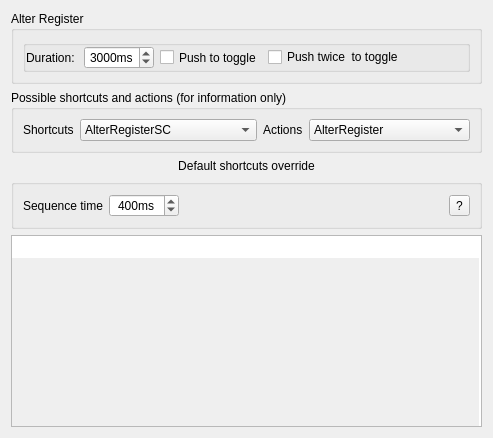
     <widget class="QWidget" name="_ShortcutTab">
      <attribute name="title">
       <string>Shortcuts</string>
      </attribute>
      <layout class="QVBoxLayout" name="verticalLayout_3">
       <item>
        <widget class="QGroupBox" name="GB_3_metaShortcut">
         <property name="sizePolicy">
          <sizepolicy hsizetype="Minimum" vsizetype="Fixed">
           <horstretch>0</horstretch>
           <verstretch>0</verstretch>
          </sizepolicy>
         </property>
         <property name="title">
          <string>Alter Register</string>
         </property>
         <layout class="QGridLayout" name="gridLayout_38">
          <item row="0" column="0">
           <widget class="QGroupBox" name="GB_2_metaDuration">
            <property name="sizePolicy">
             <sizepolicy hsizetype="Minimum" vsizetype="Minimum">
              <horstretch>0</horstretch>
              <verstretch>0</verstretch>
             </sizepolicy>
            </property>
            <property name="toolTip">
             <string>&lt;html&gt;&lt;head/&gt;&lt;body&gt;&lt;p&gt;Double push AlterRegisterSC to toggle on/off  the Register.&lt;/p&gt;&lt;p&gt;add shortcut sequence:&lt;/p&gt;&lt;p&gt;&lt;span style=&quot; font-weight:700;&quot;&gt;AlterRegisterSC,AlterRegisterSC:ma=ToggleRegister,ra=ToggleRegister&lt;/span&gt;&lt;/p&gt;&lt;/body&gt;&lt;/html&gt;</string>
            </property>
            <property name="title">
             <string/>
            </property>
            <property name="flat">
             <bool>true</bool>
            </property>
            <layout class="QGridLayout" name="gridLayout_31">
             <property name="leftMargin">
              <number>0</number>
             </property>
             <property name="topMargin">
              <number>0</number>
             </property>
             <property name="bottomMargin">
              <number>0</number>
             </property>
             <property name="horizontalSpacing">
              <number>6</number>
             </property>
             <property name="verticalSpacing">
              <number>0</number>
             </property>
             <item row="0" column="4">
              <spacer name="horizontalSpacer_22">
               <property name="orientation">
                <enum>Qt::Orientation::Horizontal</enum>
               </property>
               <property name="sizeHint" stdset="0">
                <size>
                 <width>40</width>
                 <height>20</height>
                </size>
               </property>
              </spacer>
             </item>
             <item row="0" column="0">
              <widget class="QLabel" name="label_61">
               <property name="text">
                <string>Duration: </string>
               </property>
              </widget>
             </item>
             <item row="0" column="3">
              <widget class="QCheckBox" name="kcfg_altRegisterIsPushedTwice">
               <property name="sizePolicy">
                <sizepolicy hsizetype="Preferred" vsizetype="Fixed">
                 <horstretch>0</horstretch>
                 <verstretch>0</verstretch>
                </sizepolicy>
               </property>
               <property name="maximumSize">
                <size>
                 <width>16777215</width>
                 <height>20</height>
                </size>
               </property>
               <property name="sizeIncrement">
                <size>
                 <width>0</width>
                 <height>0</height>
                </size>
               </property>
               <property name="toolTip">
                <string>&lt;html&gt;&lt;head/&gt;&lt;body&gt;&lt;p&gt;Push twice AlterRegisterSC shortcut to toggle Register Mode&lt;/p&gt;&lt;/body&gt;&lt;/html&gt;</string>
               </property>
               <property name="text">
                <string>Push twice  to toggle</string>
               </property>
              </widget>
             </item>
             <item row="0" column="1">
              <widget class="QSpinBox" name="kcfg_altRegisterTimeout">
               <property name="focusPolicy">
                <enum>Qt::FocusPolicy::StrongFocus</enum>
               </property>
               <property name="toolTip">
                <string>&lt;html&gt;&lt;head/&gt;&lt;body&gt;&lt;p&gt;After this time the register state will return to its original state. Any shortcut will refresh this timer.&lt;/p&gt;&lt;/body&gt;&lt;/html&gt;</string>
               </property>
               <property name="alignment">
                <set>Qt::AlignmentFlag::AlignCenter</set>
               </property>
               <property name="suffix">
                <string>ms</string>
               </property>
               <property name="minimum">
                <number>100</number>
               </property>
               <property name="maximum">
                <number>9999</number>
               </property>
               <property name="value">
                <number>3000</number>
               </property>
              </widget>
             </item>
             <item row="0" column="2">
              <widget class="QCheckBox" name="kcfg_altRegisterIsToggle">
               <property name="sizePolicy">
                <sizepolicy hsizetype="Preferred" vsizetype="Preferred">
                 <horstretch>0</horstretch>
                 <verstretch>0</verstretch>
                </sizepolicy>
               </property>
               <property name="toolTip">
                <string>&lt;html&gt;&lt;head/&gt;&lt;body&gt;&lt;p&gt;Alter Register shortcut will toggle register. Switch on/off without timeout.&lt;/p&gt;&lt;/body&gt;&lt;/html&gt;</string>
               </property>
               <property name="text">
                <string>Push to toggle</string>
               </property>
              </widget>
             </item>
            </layout>
           </widget>
          </item>
         </layout>
        </widget>
       </item>
       <item>
        <widget class="QGroupBox" name="groupBox_30">
         <property name="sizePolicy">
          <sizepolicy hsizetype="Preferred" vsizetype="Fixed">
           <horstretch>0</horstretch>
           <verstretch>0</verstretch>
          </sizepolicy>
         </property>
         <property name="title">
          <string>Possible shortcuts and actions (for information only)</string>
         </property>
         <property name="flat">
          <bool>true</bool>
         </property>
         <layout class="QGridLayout" name="gridLayout_39">
          <item row="0" column="4">
           <widget class="QComboBox" name="possibleActions">
            <item>
             <property name="text">
              <string>AlterRegister</string>
             </property>
            </item>
            <item>
             <property name="text">
              <string>Decrease</string>
             </property>
            </item>
            <item>
             <property name="text">
              <string>DWMLeft</string>
             </property>
            </item>
            <item>
             <property name="text">
              <string>DWMRight</string>
             </property>
            </item>
            <item>
             <property name="text">
              <string>FocusDown</string>
             </property>
            </item>
            <item>
             <property name="text">
              <string>FocusLeft</string>
             </property>
            </item>
            <item>
             <property name="text">
              <string>FocusNext</string>
             </property>
            </item>
            <item>
             <property name="text">
              <string>FocusPrev</string>
             </property>
            </item>
            <item>
             <property name="text">
              <string>FocusRight</string>
             </property>
            </item>
            <item>
             <property name="text">
              <string>FocusUp</string>
             </property>
            </item>
            <item>
             <property name="text">
              <string>GrowHeight</string>
             </property>
            </item>
            <item>
             <property name="text">
              <string>GrowWidth</string>
             </property>
            </item>
            <item>
             <property name="text">
              <string>Increase</string>
             </property>
            </item>
            <item>
             <property name="text">
              <string>LayoutChooser</string>
             </property>
            </item>
            <item>
             <property name="text">
              <string>LowerSurfaceCapacity</string>
             </property>
            </item>
            <item>
             <property name="text">
              <string>NextLayout</string>
             </property>
            </item>
            <item>
             <property name="text">
              <string>PreviousLayout</string>
             </property>
            </item>
            <item>
             <property name="text">
              <string>RaiseSurfaceCapacity</string>
             </property>
            </item>
            <item>
             <property name="text">
              <string>ResetSurfaceCapacity</string>
             </property>
            </item>
            <item>
             <property name="text">
              <string>Rotate</string>
             </property>
            </item>
            <item>
             <property name="text">
              <string>RotatePart</string>
             </property>
            </item>
            <item>
             <property name="text">
              <string>SetBinaryTreeLayout</string>
             </property>
            </item>
            <item>
             <property name="text">
              <string>SetCascadeLayout</string>
             </property>
            </item>
            <item>
             <property name="text">
              <string>SetColumnsLayout</string>
             </property>
            </item>
            <item>
             <property name="text">
              <string>SetFloatingLayout</string>
             </property>
            </item>
            <item>
             <property name="text">
              <string>SetMaster</string>
             </property>
            </item>
            <item>
             <property name="text">
              <string>SetMonocleLayout</string>
             </property>
            </item>
            <item>
             <property name="text">
              <string>SetQuarterLayout</string>
             </property>
            </item>
            <item>
             <property name="text">
              <string>SetSpiralLayout</string>
             </property>
            </item>
            <item>
             <property name="text">
              <string>SetSpreadLayout</string>
             </property>
            </item>
            <item>
             <property name="text">
              <string>SetStackedLayout</string>
             </property>
            </item>
            <item>
             <property name="text">
              <string>SetStairLayout</string>
             </property>
            </item>
            <item>
             <property name="text">
              <string>SetThreeColumnLayout</string>
             </property>
            </item>
            <item>
             <property name="text">
              <string>SetTileLayout</string>
             </property>
            </item>
            <item>
             <property name="text">
              <string>ShowCurrentCapacity</string>
             </property>
            </item>
            <item>
             <property name="text">
              <string>MoveDown</string>
             </property>
            </item>
            <item>
             <property name="text">
              <string>MoveLeft</string>
             </property>
            </item>
            <item>
             <property name="text">
              <string>MoveRight</string>
             </property>
            </item>
            <item>
             <property name="text">
              <string>MoveUp</string>
             </property>
            </item>
            <item>
             <property name="text">
              <string>ShrinkHeight</string>
             </property>
            </item>
            <item>
             <property name="text">
              <string>ShrinkWidth</string>
             </property>
            </item>
            <item>
             <property name="text">
              <string>SwapDown</string>
             </property>
            </item>
            <item>
             <property name="text">
              <string>SwapUp</string>
             </property>
            </item>
            <item>
             <property name="text">
              <string>ToggleDock</string>
             </property>
            </item>
            <item>
             <property name="text">
              <string>ToggleFloat</string>
             </property>
            </item>
            <item>
             <property name="text">
              <string>ToggleFloatAll</string>
             </property>
            </item>
            <item>
             <property name="text">
              <string>ToggleRegister</string>
             </property>
            </item>
           </widget>
          </item>
          <item row="0" column="1">
           <widget class="QLabel" name="label_78">
            <property name="sizePolicy">
             <sizepolicy hsizetype="Fixed" vsizetype="Minimum">
              <horstretch>0</horstretch>
              <verstretch>0</verstretch>
             </sizepolicy>
            </property>
            <property name="text">
             <string>Shortcuts</string>
            </property>
           </widget>
          </item>
          <item row="0" column="2">
           <widget class="QComboBox" name="possibleShortcuts">
            <item>
             <property name="text">
              <string>AlterRegisterSC</string>
             </property>
            </item>
            <item>
             <property name="text">
              <string>DecreaseSC</string>
             </property>
            </item>
            <item>
             <property name="text">
              <string>FocusDownSC</string>
             </property>
            </item>
            <item>
             <property name="text">
              <string>FocusLeftSC</string>
             </property>
            </item>
            <item>
             <property name="text">
              <string>FocusNextSC</string>
             </property>
            </item>
            <item>
             <property name="text">
              <string>FocusPrevSC</string>
             </property>
            </item>
            <item>
             <property name="text">
              <string>FocusRightSC</string>
             </property>
            </item>
            <item>
             <property name="text">
              <string>FocusUpSC</string>
             </property>
            </item>
            <item>
             <property name="text">
              <string>GrowHeightSC</string>
             </property>
            </item>
            <item>
             <property name="text">
              <string>GrowWidthSC</string>
             </property>
            </item>
            <item>
             <property name="text">
              <string>IncreaseSC</string>
             </property>
            </item>
            <item>
             <property name="text">
              <string>LayoutChooserSC</string>
             </property>
            </item>
            <item>
             <property name="text">
              <string>LowerSurfaceCapacitySC</string>
             </property>
            </item>
            <item>
             <property name="text">
              <string>NextLayoutSC</string>
             </property>
            </item>
            <item>
             <property name="text">
              <string>PreviousLayoutSC</string>
             </property>
            </item>
            <item>
             <property name="text">
              <string>RaiseSurfaceCapacitySC</string>
             </property>
            </item>
            <item>
             <property name="text">
              <string>RotateSC</string>
             </property>
            </item>
            <item>
             <property name="text">
              <string>RotatePartSC</string>
             </property>
            </item>
            <item>
             <property name="text">
              <string>SetBinaryTreeLayoutSC</string>
             </property>
            </item>
            <item>
             <property name="text">
              <string>SetCascadeLayoutSC</string>
             </property>
            </item>
            <item>
             <property name="text">
              <string>SetColumnsLayoutSC</string>
             </property>
            </item>
            <item>
             <property name="text">
              <string>SetFloatingLayoutSC</string>
             </property>
            </item>
            <item>
             <property name="text">
              <string>SetMasterSC</string>
             </property>
            </item>
            <item>
             <property name="text">
              <string>SetMonocleLayoutSC</string>
             </property>
            </item>
            <item>
             <property name="text">
              <string>SetQuarterLayoutSC</string>
             </property>
            </item>
            <item>
             <property name="text">
              <string>SetSpiralLayoutSC</string>
             </property>
            </item>
            <item>
             <property name="text">
              <string>SetSpreadLayoutSC</string>
             </property>
            </item>
            <item>
             <property name="text">
              <string>SetStackedLayoutSC</string>
             </property>
            </item>
            <item>
             <property name="text">
              <string>SetStairLayoutSC</string>
             </property>
            </item>
            <item>
             <property name="text">
              <string>SetThreeColumnLayoutSC</string>
             </property>
            </item>
            <item>
             <property name="text">
              <string>SetTileLayoutSC</string>
             </property>
            </item>
            <item>
             <property name="text">
              <string>MoveDownSC</string>
             </property>
            </item>
            <item>
             <property name="text">
              <string>MoveLeftSC</string>
             </property>
            </item>
            <item>
             <property name="text">
              <string>MoveRightSC</string>
             </property>
            </item>
            <item>
             <property name="text">
              <string>MoveUpSC</string>
             </property>
            </item>
            <item>
             <property name="text">
              <string>ShrinkHeightSC</string>
             </property>
            </item>
            <item>
             <property name="text">
              <string>ShrinkWidthSC</string>
             </property>
            </item>
            <item>
             <property name="text">
              <string>ToggleDockSC</string>
             </property>
            </item>
            <item>
             <property name="text">
              <string>ToggleFloatSC</string>
             </property>
            </item>
            <item>
             <property name="text">
              <string>ToggleFloatAllSC</string>
             </property>
            </item>
           </widget>
          </item>
          <item row="0" column="3">
           <widget class="QLabel" name="label_79">
            <property name="sizePolicy">
             <sizepolicy hsizetype="Fixed" vsizetype="Preferred">
              <horstretch>0</horstretch>
              <verstretch>0</verstretch>
             </sizepolicy>
            </property>
            <property name="text">
             <string>Actions</string>
            </property>
           </widget>
          </item>
         </layout>
        </widget>
       </item>
       <item>
        <widget class="QLabel" name="label_77">
         <property name="sizePolicy">
          <sizepolicy hsizetype="Minimum" vsizetype="Fixed">
           <horstretch>0</horstretch>
           <verstretch>0</verstretch>
          </sizepolicy>
         </property>
         <property name="text">
          <string>Default shortcuts override</string>
         </property>
         <property name="alignment">
          <set>Qt::AlignmentFlag::AlignCenter</set>
         </property>
        </widget>
       </item>
       <item>
        <widget class="QGroupBox" name="groupBox_33">
         <property name="sizePolicy">
          <sizepolicy hsizetype="Preferred" vsizetype="Fixed">
           <horstretch>0</horstretch>
           <verstretch>0</verstretch>
          </sizepolicy>
         </property>
         <property name="title">
          <string/>
         </property>
         <property name="flat">
          <bool>true</bool>
         </property>
         <layout class="QGridLayout" name="gridLayout_40">
          <item row="1" column="1">
           <widget class="QSpinBox" name="kcfg_shortcutSequenceTime">
            <property name="focusPolicy">
             <enum>Qt::FocusPolicy::StrongFocus</enum>
            </property>
            <property name="toolTip">
             <string>&lt;html&gt;&lt;head/&gt;&lt;body&gt;&lt;p&gt;Max waiting time the sequence of shortcuts. By default no sequences configured, but you can configure them by yourself below text field.&lt;/p&gt;&lt;/body&gt;&lt;/html&gt;</string>
            </property>
            <property name="alignment">
             <set>Qt::AlignmentFlag::AlignCenter</set>
            </property>
            <property name="suffix">
             <string>ms</string>
            </property>
            <property name="minimum">
             <number>100</number>
            </property>
            <property name="maximum">
             <number>9999</number>
            </property>
            <property name="value">
             <number>400</number>
            </property>
           </widget>
          </item>
          <item row="1" column="0">
           <widget class="QLabel" name="label_80">
            <property name="text">
             <string>Sequence time</string>
            </property>
           </widget>
          </item>
          <item row="1" column="3">
           <spacer name="horizontalSpacer_23">
            <property name="orientation">
             <enum>Qt::Orientation::Horizontal</enum>
            </property>
            <property name="sizeHint" stdset="0">
             <size>
              <width>40</width>
              <height>20</height>
             </size>
            </property>
           </spacer>
          </item>
          <item row="1" column="4">
           <widget class="QToolButton" name="toolButton">
            <property name="contextMenuPolicy">
             <enum>Qt::ContextMenuPolicy::NoContextMenu</enum>
            </property>
            <property name="toolTip">
             <string>&lt;html&gt;&lt;head/&gt;&lt;body&gt;&lt;p&gt;&lt;span style=&quot; font-size:10pt;&quot;&gt;One rule per line. Case insensitive. Format:&lt;/span&gt;&lt;/p&gt;&lt;p&gt;&lt;span style=&quot; font-size:10pt; font-weight:700;&quot;&gt;&amp;lt;Shortcut&amp;gt;[,&amp;lt;Shortcut&amp;gt;...]:&amp;lt;flag&amp;gt;=&amp;lt;value&amp;gt;[,&amp;lt;flag&amp;gt;=&amp;lt;value&amp;gt;...]&lt;/span&gt;&lt;/p&gt;&lt;p&gt;&lt;span style=&quot; font-size:10pt;&quot;&gt;A comma-separated list of shortcuts forms a key sequence that must be pressed in order. Shortcut and action names are listed above in &amp;quot;Possible shortcuts and actions&amp;quot;.&lt;/span&gt;&lt;/p&gt;&lt;p&gt;&lt;span style=&quot; font-size:10pt;&quot;&gt;Flags (at least one action flag is required):&lt;/span&gt;&lt;/p&gt;&lt;p&gt;&lt;span style=&quot; font-size:10pt; font-weight:700;&quot;&gt;mainaction|ma&lt;/span&gt;&lt;span style=&quot; font-size:10pt;&quot;&gt; — the action to perform (KrohnkiteAction).&lt;/span&gt;&lt;/p&gt;&lt;p&gt;&lt;span style=&quot; font-size:10pt; font-weight:700;&quot;&gt;registeraction|ra&lt;/span&gt;&lt;span style=&quot; font-size:10pt;&quot;&gt; — the action to perform while the register (meta) mode is active (KrohnkiteAction). Use null to clear it.&lt;/span&gt;&lt;/p&gt;&lt;p&gt;&lt;span style=&quot; font-size:10pt; font-weight:700;&quot;&gt;null&lt;/span&gt;&lt;span style=&quot; font-size:10pt;&quot;&gt; — clears an action: ma=null disables the normal action, ra=null makes register mode fall back to the main action.&lt;/span&gt;&lt;/p&gt;&lt;p&gt;&lt;span style=&quot; font-size:10pt; font-weight:700;&quot;&gt;sequencetime|st&lt;/span&gt;&lt;span style=&quot; font-size:10pt;&quot;&gt; — milliseconds, overrides the &amp;quot;Sequence time&amp;quot; setting for that rule.&lt;/span&gt;&lt;/p&gt;&lt;p&gt;&lt;span style=&quot; font-size:10pt;&quot;&gt;Examples:&lt;/span&gt;&lt;/p&gt;&lt;p&gt;&lt;span style=&quot; font-size:10pt; font-weight:700;&quot;&gt;MoveLeftSC:ra=swapleft&lt;/span&gt;&lt;span style=&quot; font-size:10pt;&quot;&gt; — assign SwapLeft action to MoveLeftSC shortcut when register is on. &lt;/span&gt;&lt;/p&gt;&lt;p&gt;&lt;span style=&quot; font-size:10pt; font-weight:700;&quot;&gt;MoveDownSC:ra=null&lt;/span&gt;&lt;span style=&quot; font-size:10pt;&quot;&gt; — do not override the main action: MoveDownSC keeps using MoveDown while register is on.&lt;/span&gt;&lt;/p&gt;&lt;p&gt;&lt;span style=&quot; font-size:10pt; font-weight:700;&quot;&gt;GrowWidthSC,ShrinkWidthSC:ma=resetSurfaceCapacity,st=500&lt;/span&gt;&lt;span style=&quot; font-size:10pt;&quot;&gt; — assign shortcut sequence with sequence time overriding to 500 ml with main action to reset srf capacity.&lt;/span&gt;&lt;/p&gt;&lt;/body&gt;&lt;/html&gt;</string>
            </property>
            <property name="text">
             <string>?</string>
            </property>
            <property name="icon">
             <iconset theme="dialog-question"/>
            </property>
            <property name="iconSize">
             <size>
              <width>32</width>
              <height>32</height>
             </size>
            </property>
            <property name="popupMode">
             <enum>QToolButton::ToolButtonPopupMode::InstantPopup</enum>
            </property>
            <property name="toolButtonStyle">
             <enum>Qt::ToolButtonStyle::ToolButtonIconOnly</enum>
            </property>
           </widget>
          </item>
         </layout>
        </widget>
       </item>
       <item>
        <widget class="QPlainTextEdit" name="kcfg_shortcutConf">
         <property name="sizePolicy">
          <sizepolicy hsizetype="Expanding" vsizetype="Minimum">
           <horstretch>0</horstretch>
           <verstretch>0</verstretch>
          </sizepolicy>
         </property>
         <property name="toolTip">
          <string/>
         </property>
         <property name="toolTipDuration">
          <number>-9</number>
         </property>
         <property name="readOnly">
          <bool>false</bool>
         </property>
         <property name="overwriteMode">
          <bool>false</bool>
         </property>
         <property name="backgroundVisible">
          <bool>true</bool>
         </property>
         <property name="centerOnScroll">
          <bool>true</bool>
         </property>
        </widget>
       </item>
      </layout>
     </widget>
